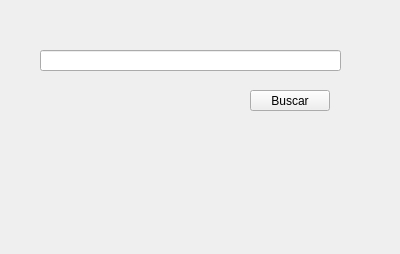
<?xml version="1.0" encoding="UTF-8"?>
<ui version="4.0">
 <class>Ventana</class>
 <widget class="QWidget" name="Ventana">
  <property name="geometry">
   <rect>
    <x>0</x>
    <y>0</y>
    <width>400</width>
    <height>254</height>
   </rect>
  </property>
  <property name="windowTitle">
   <string>Form</string>
  </property>
  <widget class="Barra" name="barra" native="true">
   <property name="geometry">
    <rect>
     <x>10</x>
     <y>190</y>
     <width>371</width>
     <height>41</height>
    </rect>
   </property>
   <widget class="QLabel" name="lValor">
    <property name="geometry">
     <rect>
      <x>336</x>
      <y>20</y>
      <width>31</width>
      <height>20</height>
     </rect>
    </property>
    <property name="text">
     <string/>
    </property>
   </widget>
  </widget>
  <widget class="QLineEdit" name="leUrl">
   <property name="geometry">
    <rect>
     <x>40</x>
     <y>50</y>
     <width>301</width>
     <height>21</height>
    </rect>
   </property>
  </widget>
  <widget class="QPushButton" name="pb">
   <property name="geometry">
    <rect>
     <x>250</x>
     <y>90</y>
     <width>80</width>
     <height>21</height>
    </rect>
   </property>
   <property name="text">
    <string>Buscar</string>
   </property>
  </widget>
 </widget>
 <customwidgets>
  <customwidget>
   <class>Barra</class>
   <extends>QWidget</extends>
   <header>barra.h</header>
   <container>1</container>
  </customwidget>
 </customwidgets>
 <resources/>
 <connections/>
</ui>
